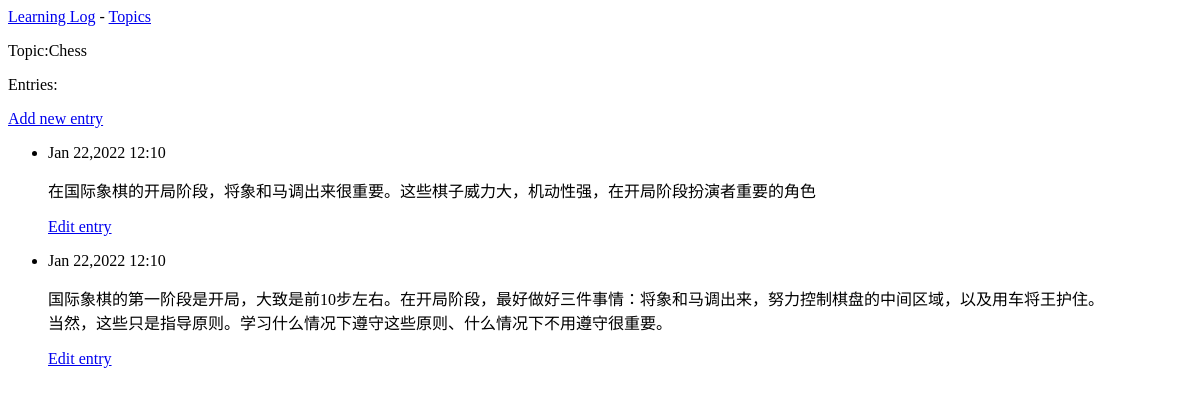
The app's page /topics/1/, older data.
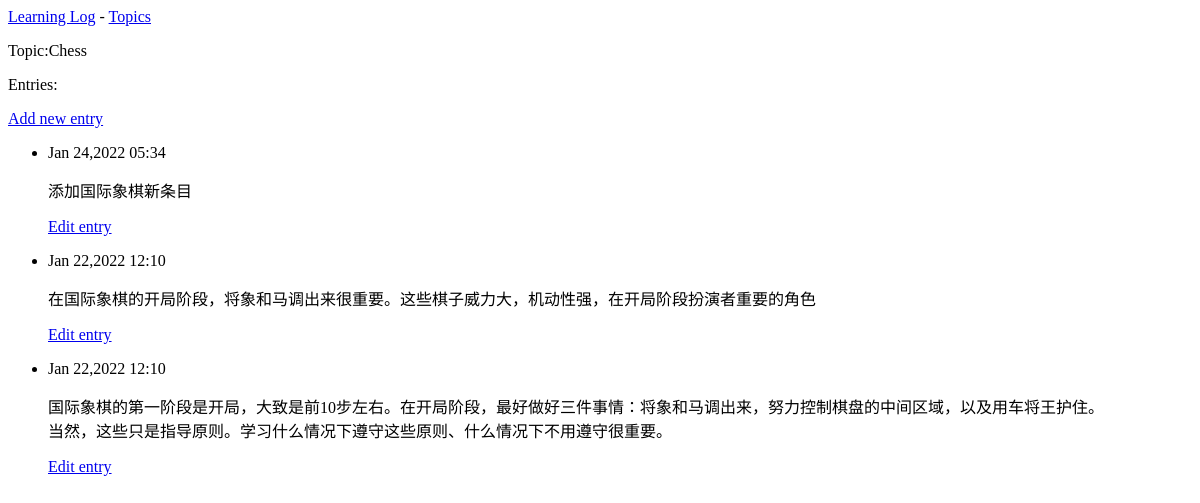
The same page, newer data.
### learning_logs/models.py (models this page shows, shortened)
class Topic(models.Model):
    text = models.CharField(max_length=200)
    date_added = models.DateTimeField(auto_now_add=True)
    def __str__(self):
        return self.text

class Entry(models.Model):
    topic = models.ForeignKey(Topic, on_delete=models.CASCADE)
    text = models.TextField()
    date_added = models.DateTimeField(auto_now_add=True)
    class Meta:
        verbose_name_plural = 'entries'

### learning_logs/views.py (the view)
# urls.py: path('topics/<int:topic_id>/', views.topic, name='topic'),
def topic(request, topic_id):
    topic = Topic.objects.get(id=topic_id)
    entries = topic.entry_set.order_by('-date_added')
    context = {'topic': topic, 'entries': entries}
    return render(request, 'learning_logs/topic.html', context)

### learning_logs/templates/learning_logs/topic.html
{% extends 'learning_logs/base.html' %}
{% block content %}
    <p>Topic:{{topic}}</p>
    <p>Entries:</p>
    <p>
        <a href="{% url 'learning_logs:new_entry' topic.id %}">Add new entry</a>
    </p>
    <ul>
        {% for entry in entries %}
        <li>
            <p>{{ entry.date_added|date:'M d,Y H:i'}}</p>
            <p>{{ entry.text|linebreaks}}</p>
            <p>
                <a href="{% url 'learning_logs:edit_entry' entry.id %}">Edit entry</a>
            </p>
        </li>
        {% empty %}
        <li>There are no entries for this topic yet.</li>
        {% endfor %}
    </ul>
{% endblock content %}

### learning_logs/templates/learning_logs/base.html
<p>
    <a href="{% url 'learning_logs:index' %}">Learning Log</a> -
    <a href="{% url 'learning_logs:topics' %}">Topics</a>
</p>
{% block content %}{% endblock content %}

Row changes from the older to the newer data that the page shows:
added Entry: date_added "Jan 24,2022 05:34", text "添加国际象棋新条目"
